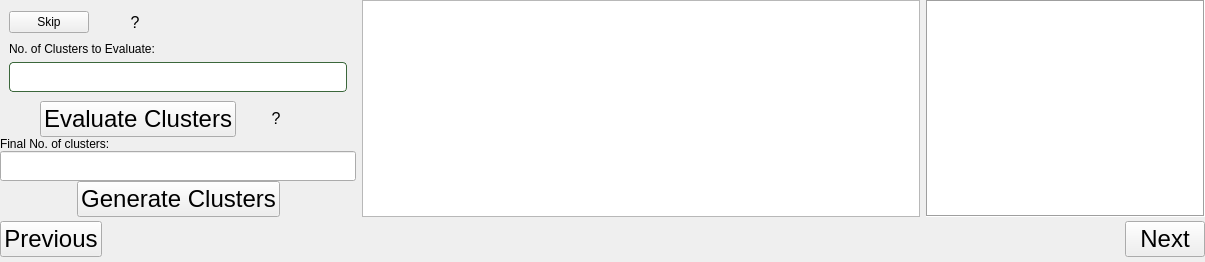
              <widget class="QWidget" name="page_5">
               <layout class="QVBoxLayout" name="verticalLayout_23" stretch="1,0">
                <property name="spacing">
                 <number>0</number>
                </property>
                <property name="leftMargin">
                 <number>0</number>
                </property>
                <property name="topMargin">
                 <number>0</number>
                </property>
                <property name="rightMargin">
                 <number>0</number>
                </property>
                <property name="bottomMargin">
                 <number>0</number>
                </property>
                <item>
                 <widget class="QFrame" name="frame_32">
                  <property name="frameShape">
                   <enum>QFrame::Shape::NoFrame</enum>
                  </property>
                  <property name="frameShadow">
                   <enum>QFrame::Shadow::Raised</enum>
                  </property>
                  <layout class="QHBoxLayout" name="horizontalLayout_27" stretch="0,1">
                   <property name="spacing">
                    <number>6</number>
                   </property>
                   <property name="leftMargin">
                    <number>0</number>
                   </property>
                   <property name="topMargin">
                    <number>0</number>
                   </property>
                   <property name="rightMargin">
                    <number>0</number>
                   </property>
                   <property name="bottomMargin">
                    <number>0</number>
                   </property>
                   <item>
                    <widget class="QFrame" name="frame_33">
                     <property name="frameShape">
                      <enum>QFrame::Shape::NoFrame</enum>
                     </property>
                     <property name="frameShadow">
                      <enum>QFrame::Shadow::Raised</enum>
                     </property>
                     <layout class="QVBoxLayout" name="verticalLayout_22">
                      <property name="spacing">
                       <number>0</number>
                      </property>
                      <property name="leftMargin">
                       <number>0</number>
                      </property>
                      <property name="topMargin">
                       <number>0</number>
                      </property>
                      <property name="rightMargin">
                       <number>0</number>
                      </property>
                      <property name="bottomMargin">
                       <number>0</number>
                      </property>
                      <item>
                       <widget class="QWidget" name="widget" native="true">
                        <layout class="QVBoxLayout" name="verticalLayout_24">
                         <property name="spacing">
                          <number>0</number>
                         </property>
                         <property name="leftMargin">
                          <number>0</number>
                         </property>
                         <property name="topMargin">
                          <number>0</number>
                         </property>
                         <property name="rightMargin">
                          <number>0</number>
                         </property>
                         <property name="bottomMargin">
                          <number>0</number>
                         </property>
                         <item>
                          <widget class="QFrame" name="frame_28">
                           <property name="frameShape">
                            <enum>QFrame::Shape::NoFrame</enum>
                           </property>
                           <property name="frameShadow">
                            <enum>QFrame::Shadow::Raised</enum>
                           </property>
                           <layout class="QVBoxLayout" name="verticalLayout_20">
                            <property name="spacing">
                             <number>0</number>
                            </property>
                            <property name="leftMargin">
                             <number>0</number>
                            </property>
                            <property name="topMargin">
                             <number>0</number>
                            </property>
                            <property name="rightMargin">
                             <number>0</number>
                            </property>
                            <property name="bottomMargin">
                             <number>0</number>
                            </property>
                            <item>
                             <widget class="QFrame" name="frame_14">
                              <property name="styleSheet">
                               <string notr="true">QLineEdit {
    background: white; /* Set a solid background color */
    border: 1px solid rgb(59, 103, 59); /* Set a border color */
    border-radius: 4px; /* Optional: rounded corners */
    color: rgb(0, 0, 0); /* Text color */
    padding: 5px; /* Optional: padding inside the line edit */
}
QFrame {
	background-color:transparent;
	border:none;
}</string>
                              </property>
                              <property name="frameShape">
                               <enum>QFrame::Shape::NoFrame</enum>
                              </property>
                              <property name="frameShadow">
                               <enum>QFrame::Shadow::Raised</enum>
                              </property>
                              <layout class="QGridLayout" name="gridLayout_8">
                               <item row="0" column="0">
                                <widget class="QPushButton" name="pushButton">
                                 <property name="styleSheet">
                                  <string notr="true">font: 18pt &quot;Arial&quot;;</string>
                                 </property>
                                 <property name="text">
                                  <string>Skip</string>
                                 </property>
                                </widget>
                               </item>
                               <item row="0" column="1">
                                <widget class="QPushButton" name="pushButton_help_solar">
                                 <property name="minimumSize">
                                  <size>
                                   <width>25</width>
                                   <height>23</height>
                                  </size>
                                 </property>
                                 <property name="font">
                                  <font>
                                   <pointsize>12</pointsize>
                                  </font>
                                 </property>
                                 <property name="cursor">
                                  <cursorShape>PointingHandCursor</cursorShape>
                                 </property>
                                 <property name="styleSheet">
                                  <string notr="true"/>
                                 </property>
                                 <property name="text">
                                  <string>?</string>
                                 </property>
                                 <property name="flat">
                                  <bool>true</bool>
                                 </property>
                                </widget>
                               </item>
                               <item row="0" column="2">
                                <spacer name="horizontalSpacer_9">
                                 <property name="orientation">
                                  <enum>Qt::Orientation::Horizontal</enum>
                                 </property>
                                 <property name="sizeHint" stdset="0">
                                  <size>
                                   <width>158</width>
                                   <height>20</height>
                                  </size>
                                 </property>
                                </spacer>
                               </item>
                               <item row="1" column="0" colspan="3">
                                <widget class="QLabel" name="label_5">
                                 <property name="text">
                                  <string>No. of Clusters to Evaluate:</string>
                                 </property>
                                </widget>
                               </item>
                               <item row="2" column="0" colspan="3">
                                <widget class="QLineEdit" name="lineEdit">
                                 <property name="minimumSize">
                                  <size>
                                   <width>0</width>
                                   <height>30</height>
                                  </size>
                                 </property>
                                </widget>
                               </item>
                              </layout>
                             </widget>
                            </item>
                            <item>
                             <widget class="QFrame" name="frame_27">
                              <property name="frameShape">
                               <enum>QFrame::Shape::NoFrame</enum>
                              </property>
                              <property name="frameShadow">
                               <enum>QFrame::Shadow::Raised</enum>
                              </property>
                              <layout class="QHBoxLayout" name="horizontalLayout_22">
                               <property name="spacing">
                                <number>0</number>
                               </property>
                               <property name="leftMargin">
                                <number>0</number>
                               </property>
                               <property name="topMargin">
                                <number>0</number>
                               </property>
                               <property name="rightMargin">
                                <number>0</number>
                               </property>
                               <property name="bottomMargin">
                                <number>0</number>
                               </property>
                               <item>
                                <spacer name="horizontalSpacer_16">
                                 <property name="orientation">
                                  <enum>Qt::Orientation::Horizontal</enum>
                                 </property>
                                 <property name="sizeHint" stdset="0">
                                  <size>
                                   <width>40</width>
                                   <height>20</height>
                                  </size>
                                 </property>
                                </spacer>
                               </item>
                               <item>
                                <widget class="QPushButton" name="pushButton_2">
                                 <property name="minimumSize">
                                  <size>
                                   <width>135</width>
                                   <height>0</height>
                                  </size>
                                 </property>
                                 <property name="sizeIncrement">
                                  <size>
                                   <width>0</width>
                                   <height>0</height>
                                  </size>
                                 </property>
                                 <property name="font">
                                  <font>
                                   <family>Arial</family>
                                   <pointsize>18</pointsize>
                                   <italic>false</italic>
                                   <bold>false</bold>
                                  </font>
                                 </property>
                                 <property name="styleSheet">
                                  <string notr="true">font: 18pt &quot;Arial&quot;;</string>
                                 </property>
                                 <property name="text">
                                  <string>Evaluate Clusters</string>
                                 </property>
                                </widget>
                               </item>
                               <item>
                                <widget class="QPushButton" name="pushButton_api_8">
                                 <property name="minimumSize">
                                  <size>
                                   <width>25</width>
                                   <height>23</height>
                                  </size>
                                 </property>
                                 <property name="font">
                                  <font>
                                   <pointsize>12</pointsize>
                                  </font>
                                 </property>
                                 <property name="cursor">
                                  <cursorShape>PointingHandCursor</cursorShape>
                                 </property>
                                 <property name="styleSheet">
                                  <string notr="true"/>
                                 </property>
                                 <property name="text">
                                  <string>?</string>
                                 </property>
                                 <property name="flat">
                                  <bool>true</bool>
                                 </property>
                                </widget>
                               </item>
                               <item>
                                <spacer name="horizontalSpacer_8">
                                 <property name="orientation">
                                  <enum>Qt::Orientation::Horizontal</enum>
                                 </property>
                                 <property name="sizeHint" stdset="0">
                                  <size>
                                   <width>40</width>
                                   <height>20</height>
                                  </size>
                                 </property>
                                </spacer>
                               </item>
                              </layout>
                             </widget>
                            </item>
                           </layout>
                          </widget>
                         </item>
                        </layout>
                       </widget>
                      </item>
                      <item>
                       <widget class="QWidget" name="widget_2" native="true">
                        <layout class="QVBoxLayout" name="verticalLayout_21">
                         <property name="spacing">
                          <number>0</number>
                         </property>
                         <property name="leftMargin">
                          <number>0</number>
                         </property>
                         <property name="topMargin">
                          <number>0</number>
                         </property>
                         <property name="rightMargin">
                          <number>0</number>
                         </property>
                         <property name="bottomMargin">
                          <number>0</number>
                         </property>
                         <item>
                          <widget class="QFrame" name="frame_30">
                           <property name="frameShape">
                            <enum>QFrame::Shape::NoFrame</enum>
                           </property>
                           <property name="frameShadow">
                            <enum>QFrame::Shadow::Raised</enum>
                           </property>
                           <layout class="QVBoxLayout" name="verticalLayout_43">
                            <property name="spacing">
                             <number>0</number>
                            </property>
                            <property name="leftMargin">
                             <number>0</number>
                            </property>
                            <property name="topMargin">
                             <number>0</number>
                            </property>
                            <property name="rightMargin">
                             <number>0</number>
                            </property>
                            <property name="bottomMargin">
                             <number>0</number>
                            </property>
                            <item>
                             <widget class="QFrame" name="frame_54">
                              <property name="frameShape">
                               <enum>QFrame::Shape::NoFrame</enum>
                              </property>
                              <property name="frameShadow">
                               <enum>QFrame::Shadow::Raised</enum>
                              </property>
                              <layout class="QVBoxLayout" name="verticalLayout_38">
                               <property name="spacing">
                                <number>0</number>
                               </property>
                               <property name="leftMargin">
                                <number>0</number>
                               </property>
                               <property name="topMargin">
                                <number>0</number>
                               </property>
                               <property name="rightMargin">
                                <number>0</number>
                               </property>
                               <property name="bottomMargin">
                                <number>0</number>
                               </property>
                               <item>
                                <widget class="QLabel" name="label_6">
                                 <property name="text">
                                  <string>Final No. of clusters:</string>
                                 </property>
                                </widget>
                               </item>
                               <item>
                                <widget class="QLineEdit" name="lineEdit_2">
                                 <property name="minimumSize">
                                  <size>
                                   <width>0</width>
                                   <height>30</height>
                                  </size>
                                 </property>
                                </widget>
                               </item>
                              </layout>
                             </widget>
                            </item>
                           </layout>
                          </widget>
                         </item>
                         <item>
                          <widget class="QFrame" name="frame_31">
                           <property name="frameShape">
                            <enum>QFrame::Shape::NoFrame</enum>
                           </property>
                           <property name="frameShadow">
                            <enum>QFrame::Shadow::Raised</enum>
                           </property>
                           <layout class="QHBoxLayout" name="horizontalLayout_25">
                            <property name="spacing">
                             <number>0</number>
                            </property>
                            <property name="leftMargin">
                             <number>0</number>
                            </property>
                            <property name="topMargin">
                             <number>0</number>
                            </property>
                            <property name="rightMargin">
                             <number>0</number>
                            </property>
                            <property name="bottomMargin">
                             <number>0</number>
                            </property>
                            <item>
                             <spacer name="horizontalSpacer_17">
                              <property name="orientation">
                               <enum>Qt::Orientation::Horizontal</enum>
                              </property>
                              <property name="sizeHint" stdset="0">
                               <size>
                                <width>40</width>
                                <height>20</height>
                               </size>
                              </property>
                             </spacer>
                            </item>
                            <item>
                             <widget class="QPushButton" name="pushButton_3">
                              <property name="minimumSize">
                               <size>
                                <width>135</width>
                                <height>0</height>
                               </size>
                              </property>
                              <property name="font">
                               <font>
                                <family>Arial</family>
                                <pointsize>18</pointsize>
                                <italic>false</italic>
                                <bold>false</bold>
                               </font>
                              </property>
                              <property name="styleSheet">
                               <string notr="true">font: 18pt &quot;Arial&quot;;</string>
                              </property>
                              <property name="text">
                               <string>Generate Clusters</string>
                              </property>
                             </widget>
                            </item>
                            <item>
                             <spacer name="horizontalSpacer_18">
                              <property name="orientation">
                               <enum>Qt::Orientation::Horizontal</enum>
                              </property>
                              <property name="sizeHint" stdset="0">
                               <size>
                                <width>40</width>
                                <height>20</height>
                               </size>
                              </property>
                             </spacer>
                            </item>
                           </layout>
                          </widget>
                         </item>
                        </layout>
                       </widget>
                      </item>
                     </layout>
                    </widget>
                   </item>
                   <item>
                    <widget class="QFrame" name="frame_29">
                     <property name="frameShape">
                      <enum>QFrame::Shape::NoFrame</enum>
                     </property>
                     <property name="frameShadow">
                      <enum>QFrame::Shadow::Raised</enum>
                     </property>
                     <layout class="QHBoxLayout" name="horizontalLayout_23" stretch="2,1">
                      <property name="spacing">
                       <number>6</number>
                      </property>
                      <property name="leftMargin">
                       <number>0</number>
                      </property>
                      <property name="topMargin">
                       <number>0</number>
                      </property>
                      <property name="rightMargin">
                       <number>0</number>
                      </property>
                      <property name="bottomMargin">
                       <number>0</number>
                      </property>
                      <item>
                       <widget class="QTextBrowser" name="textBrowser_6">
                        <property name="styleSheet">
                         <string notr="true"/>
                        </property>
                       </widget>
                      </item>
                      <item>
                       <widget class="QTextBrowser" name="textBrowser_5">
                        <property name="styleSheet">
                         <string notr="true"/>
                        </property>
                        <property name="frameShape">
                         <enum>QFrame::Shape::Box</enum>
                        </property>
                       </widget>
                      </item>
                     </layout>
                    </widget>
                   </item>
                  </layout>
                 </widget>
                </item>
                <item>
                 <widget class="QWidget" name="widget_17" native="true">
                  <layout class="QHBoxLayout" name="horizontalLayout_26">
                   <property name="spacing">
                    <number>0</number>
                   </property>
                   <property name="leftMargin">
                    <number>0</number>
                   </property>
                   <property name="topMargin">
                    <number>0</number>
                   </property>
                   <property name="rightMargin">
                    <number>0</number>
                   </property>
                   <property name="bottomMargin">
                    <number>0</number>
                   </property>
                   <item>
                    <widget class="QPushButton" name="pushButton_DI_previous_5">
                     <property name="sizePolicy">
                      <sizepolicy hsizetype="Preferred" vsizetype="Fixed">
                       <horstretch>0</horstretch>
                       <verstretch>0</verstretch>
                      </sizepolicy>
                     </property>
                     <property name="minimumSize">
                      <size>
                       <width>55</width>
                       <height>25</height>
                      </size>
                     </property>
                     <property name="font">
                      <font>
                       <family>Arial</family>
                       <pointsize>18</pointsize>
                       <italic>false</italic>
                       <bold>false</bold>
                      </font>
                     </property>
                     <property name="styleSheet">
                      <string notr="true">font: 18pt &quot;Arial&quot;;</string>
                     </property>
                     <property name="text">
                      <string>Previous</string>
                     </property>
                    </widget>
                   </item>
                   <item>
                    <spacer name="horizontalSpacer_15">
                     <property name="orientation">
                      <enum>Qt::Orientation::Horizontal</enum>
                     </property>
                     <property name="sizeHint" stdset="0">
                      <size>
                       <width>1023</width>
                       <height>45</height>
                      </size>
                     </property>
                    </spacer>
                   </item>
                   <item>
                    <widget class="QPushButton" name="pushButton_DI_next_5">
                     <property name="minimumSize">
                      <size>
                       <width>45</width>
                       <height>25</height>
                      </size>
                     </property>
                     <property name="font">
                      <font>
                       <family>Arial</family>
                       <pointsize>18</pointsize>
                       <italic>false</italic>
                       <bold>false</bold>
                      </font>
                     </property>
                     <property name="styleSheet">
                      <string notr="true">font: 18pt &quot;Arial&quot;;</string>
                     </property>
                     <property name="text">
                      <string>Next</string>
                     </property>
                    </widget>
                   </item>
                  </layout>
                 </widget>
                </item>
               </layout>
              </widget>
